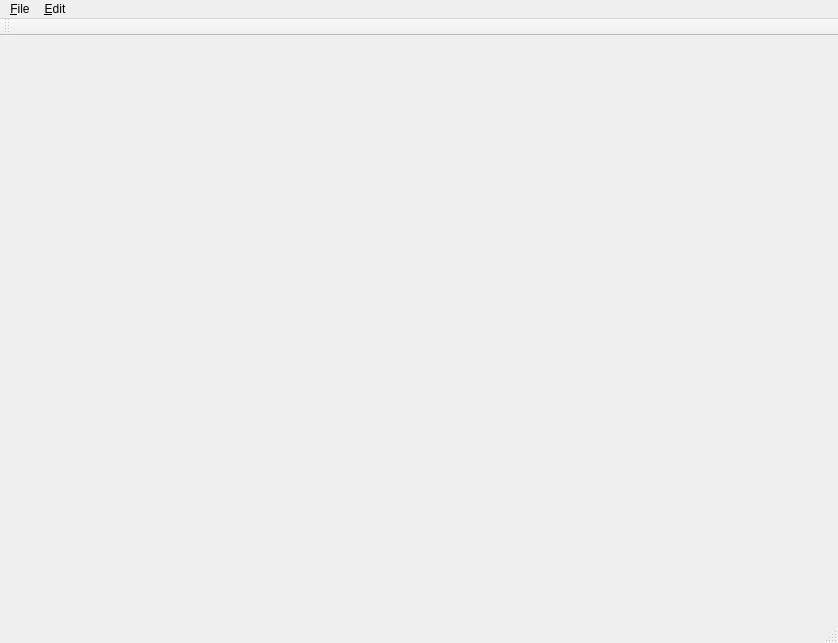
<?xml version="1.0" encoding="UTF-8"?>
<ui version="4.0">
 <class>epfedit</class>
 <widget class="QMainWindow" name="epfedit">
  <property name="geometry">
   <rect>
    <x>0</x>
    <y>0</y>
    <width>838</width>
    <height>643</height>
   </rect>
  </property>
  <property name="windowTitle">
   <string>epfedit</string>
  </property>
  <widget class="QWidget" name="centralWidget">
   <layout class="QGridLayout" name="gridLayout"/>
  </widget>
  <widget class="QMenuBar" name="menuBar">
   <property name="geometry">
    <rect>
     <x>0</x>
     <y>0</y>
     <width>838</width>
     <height>20</height>
    </rect>
   </property>
   <widget class="QMenu" name="menu_File">
    <property name="title">
     <string>&amp;File</string>
    </property>
    <addaction name="actionNew"/>
    <addaction name="actionOpen"/>
    <addaction name="actionSave"/>
    <addaction name="separator"/>
    <addaction name="actionExport_EPF"/>
    <addaction name="separator"/>
    <addaction name="actionExit"/>
   </widget>
   <widget class="QMenu" name="menu_Edit">
    <property name="title">
     <string>&amp;Edit</string>
    </property>
    <addaction name="actionUndo"/>
    <addaction name="actionRedo"/>
    <addaction name="separator"/>
    <addaction name="actionCut"/>
    <addaction name="actionCopy"/>
    <addaction name="actionPaste"/>
   </widget>
   <addaction name="menu_File"/>
   <addaction name="menu_Edit"/>
  </widget>
  <widget class="QToolBar" name="mainToolBar">
   <attribute name="toolBarArea">
    <enum>TopToolBarArea</enum>
   </attribute>
   <attribute name="toolBarBreak">
    <bool>false</bool>
   </attribute>
  </widget>
  <widget class="QStatusBar" name="statusBar"/>
  <action name="actionNew">
   <property name="text">
    <string>New</string>
   </property>
  </action>
  <action name="actionOpen">
   <property name="text">
    <string>Open</string>
   </property>
  </action>
  <action name="actionSave">
   <property name="text">
    <string>Save</string>
   </property>
  </action>
  <action name="actionExport_EPF">
   <property name="text">
    <string>Export EPF</string>
   </property>
  </action>
  <action name="actionExit">
   <property name="text">
    <string>Exit</string>
   </property>
  </action>
  <action name="actionUndo">
   <property name="text">
    <string>Undo</string>
   </property>
  </action>
  <action name="actionRedo">
   <property name="text">
    <string>Redo</string>
   </property>
  </action>
  <action name="actionCut">
   <property name="text">
    <string>Cut</string>
   </property>
  </action>
  <action name="actionCopy">
   <property name="text">
    <string>Copy</string>
   </property>
  </action>
  <action name="actionPaste">
   <property name="text">
    <string>Paste</string>
   </property>
  </action>
 </widget>
 <layoutdefault spacing="6" margin="11"/>
 <resources/>
 <connections/>
</ui>
